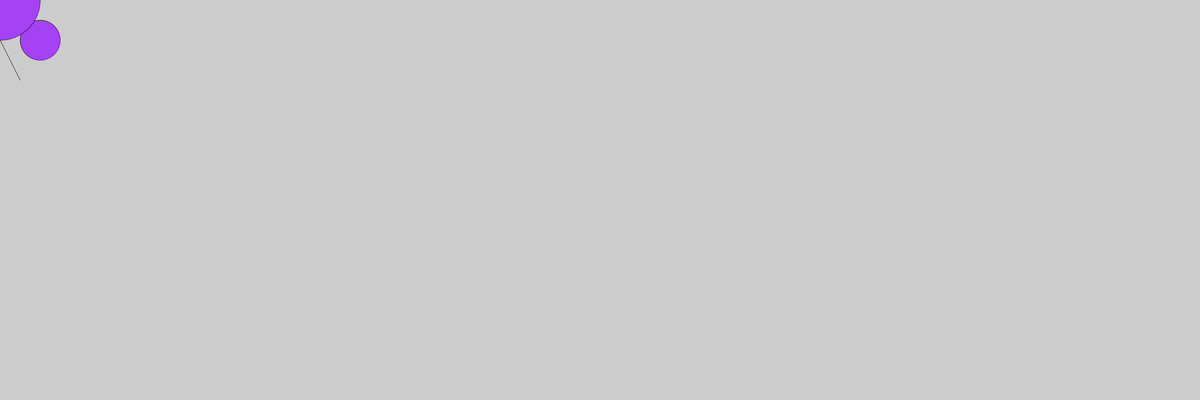
Frame 1 (no input)
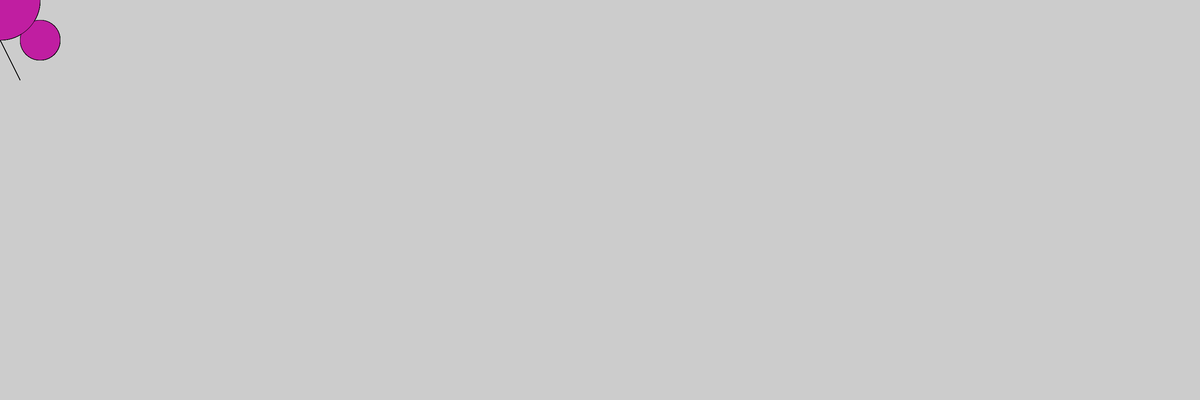
Frame 60 (the mouse pressed at the canvas centre just before this capture)
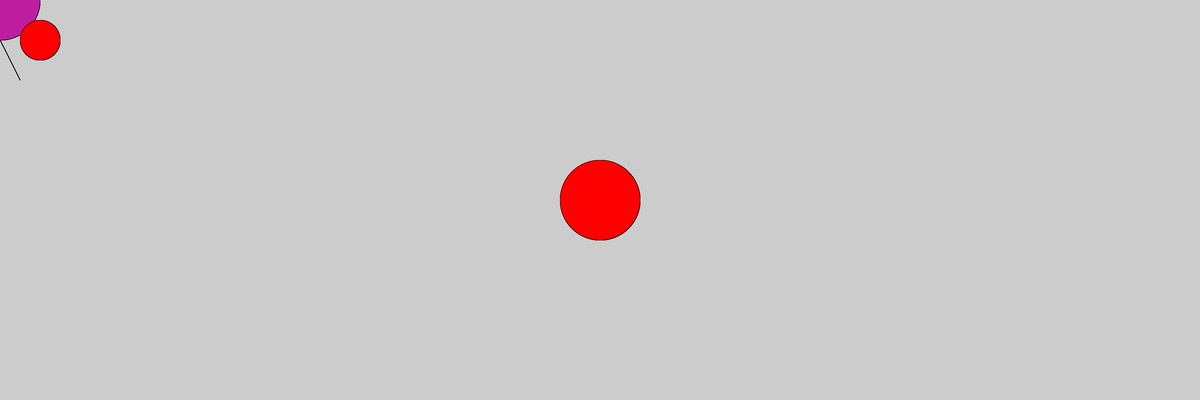
Frame 120 (the mouse held since frame 60 and released just before this capture)

The Processing sketch that drew these frames (run headless with seeded random() and noise(); from frame 60 on, the mouse is pressed at the canvas centre):

// Processing sketch: sans
// ── sans.pde
void setup(){
  size(3000,1000);
 
}
 void draw(){
   
   if(mousePressed){   
   fill(255,0,0);
   }
   else{
     fill(random(256),random(256),random(256));
      line(00, 100, 50, 200);
   }circle(100, 100, 100);
 ellipse(mouseX,mouseY,200,200);
 
 }   
